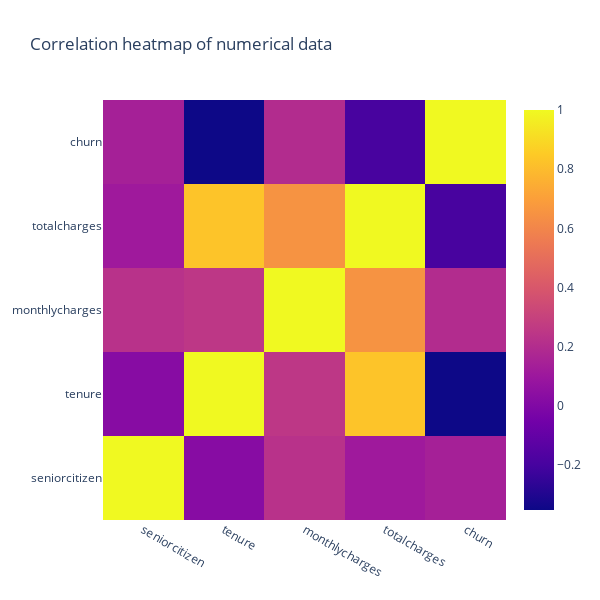

Notebook cell for this chart:
### Code cell
# Set up plotting environment

# Text info to display the correlation information
text_info = np.round(corr_matrix, decimals=2).astype(str)

# Layout
Layout = go.Layout(title='Correlation heatmap of numerical data', autosize=False, width=600,
                   height=600)

# Data
Data = [go.Heatmap(x=numeric_columns, y=numeric_columns,
                   z=corr_matrix, text=text_info)]

figure = go.Figure(data=Data, layout=Layout)

py.iplot(figure)

### Figure 1 — Plotly figure (JSON) as saved in the notebook; plotly's stock layout.template omitted (floating-point values rounded to 4 significant figures)
{"data": [{"text": [["1.0", "0.02", "0.23", "0.11", "0.14"], ["0.02", "1.0", "0.25", "0.83", "-0.35"], ["0.23", "0.25", "1.0", "0.65", "0.2"], ["0.11", "0.83", "0.65", "1.0", "-0.2"], ["0.14", "-0.35", "0.2", "-0.2", "1.0"]], "type": "heatmap", "x": ["seniorcitizen", "tenure", "monthlycharges", "totalcharges", "churn"], "y": ["seniorcitizen", "tenure", "monthlycharges", "totalcharges", "churn"], "z": [[1, 0.02344, 0.2252, 0.1105, 0.142], [0.02344, 1, 0.2511, 0.8283, -0.3519], [0.2252, 0.2511, 1, 0.6509, 0.1968], [0.1105, 0.8283, 0.6509, 1, -0.1964], [0.142, -0.3519, 0.1968, -0.1964, 1]]}], "layout": {"autosize": false, "height": 600, "title": {"text": "Correlation heatmap of numerical data"}, "width": 600}}
